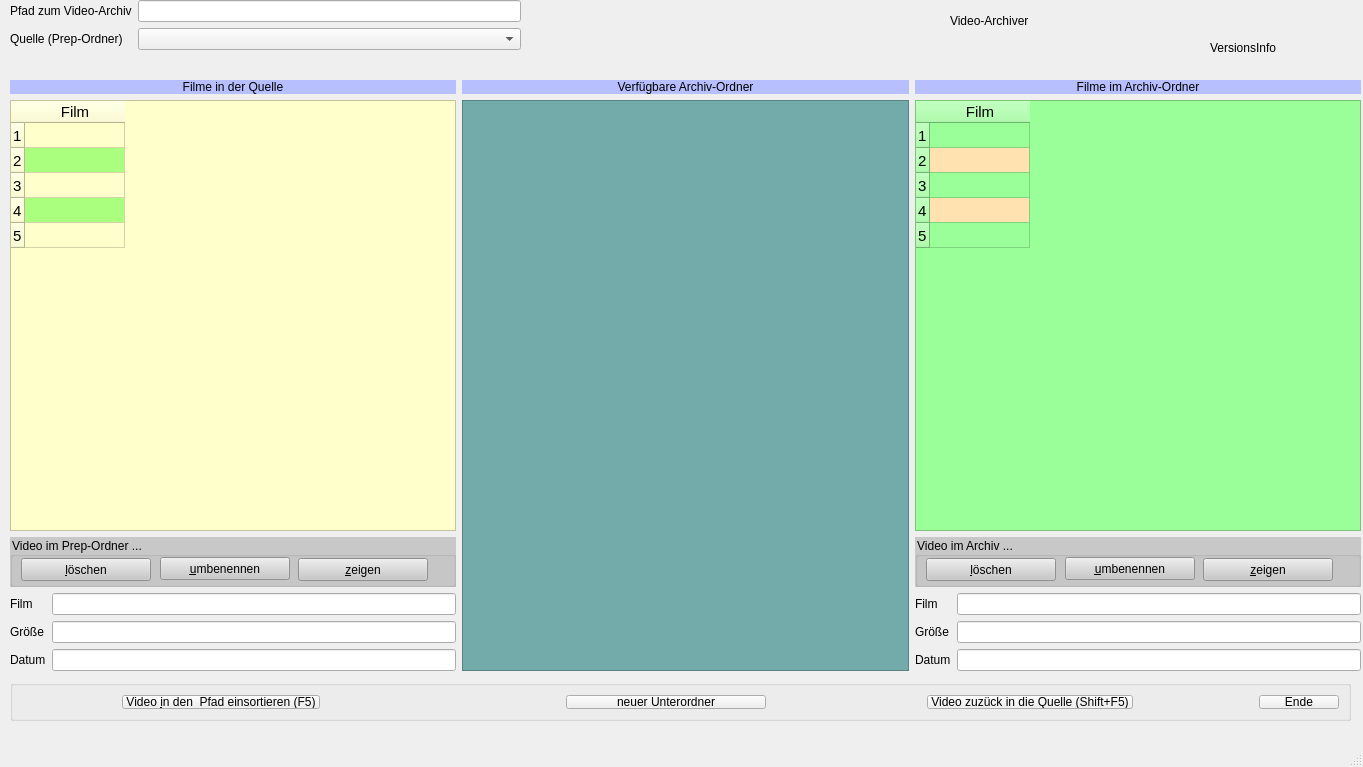
<?xml version="1.0" encoding="UTF-8"?>
<ui version="4.0">
 <class>MainWindow</class>
 <widget class="QMainWindow" name="MainWindow">
  <property name="geometry">
   <rect>
    <x>0</x>
    <y>0</y>
    <width>1363</width>
    <height>767</height>
   </rect>
  </property>
  <property name="windowTitle">
   <string>VideoArchiver</string>
  </property>
  <property name="windowIcon">
   <iconset>
    <normaloff>VidArchiver.ico</normaloff>VidArchiver.ico</iconset>
  </property>
  <property name="styleSheet">
   <string notr="true"/>
  </property>
  <widget class="QWidget" name="centralwidget">
   <property name="styleSheet">
    <string notr="true">QLabel: {
	font: 75 10pt &quot;MS Shell Dlg 2&quot;;
	background-color: rgb(208, 199, 255);
};
</string>
   </property>
   <widget class="QWidget" name="formLayoutWidget">
    <property name="geometry">
     <rect>
      <x>10</x>
      <y>0</y>
      <width>511</width>
      <height>61</height>
     </rect>
    </property>
    <layout class="QFormLayout" name="formLayout_4">
     <item row="0" column="0">
      <widget class="QLabel" name="lbl_vidArchPfad">
       <property name="text">
        <string>Pfad zum Video-Archiv</string>
       </property>
      </widget>
     </item>
     <item row="0" column="1">
      <widget class="QLineEdit" name="le_vidArchPfad"/>
     </item>
     <item row="1" column="0">
      <widget class="QLabel" name="lbl_quelle">
       <property name="text">
        <string>Quelle (Prep-Ordner)</string>
       </property>
      </widget>
     </item>
     <item row="1" column="1">
      <widget class="QComboBox" name="cb_quelle"/>
     </item>
    </layout>
   </widget>
   <widget class="QWidget" name="horizontalLayoutWidget">
    <property name="geometry">
     <rect>
      <x>10</x>
      <y>80</y>
      <width>1351</width>
      <height>591</height>
     </rect>
    </property>
    <layout class="QHBoxLayout" name="horizontalLayout_2">
     <item>
      <layout class="QVBoxLayout" name="verticalLayout_2">
       <item>
        <widget class="QLabel" name="lbl_filmeQuelle">
         <property name="styleSheet">
          <string notr="true">font: 75 10pt &quot;MS Shell Dlg 2&quot;;
background-color: rgb(184, 191, 255);</string>
         </property>
         <property name="text">
          <string>Filme in der Quelle</string>
         </property>
         <property name="alignment">
          <set>Qt::AlignCenter</set>
         </property>
        </widget>
       </item>
       <item>
        <widget class="QTableWidget" name="tbl_film">
         <property name="minimumSize">
          <size>
           <width>300</width>
           <height>0</height>
          </size>
         </property>
         <property name="font">
          <font>
           <pointsize>11</pointsize>
          </font>
         </property>
         <property name="styleSheet">
          <string notr="true">background-color: rgb(255, 255, 203);
alternate-background-color: rgb(170, 255, 127);</string>
         </property>
         <property name="editTriggers">
          <set>QAbstractItemView::DoubleClicked</set>
         </property>
         <property name="alternatingRowColors">
          <bool>true</bool>
         </property>
         <property name="selectionMode">
          <enum>QAbstractItemView::ExtendedSelection</enum>
         </property>
         <property name="selectionBehavior">
          <enum>QAbstractItemView::SelectRows</enum>
         </property>
         <property name="rowCount">
          <number>5</number>
         </property>
         <attribute name="verticalHeaderDefaultSectionSize">
          <number>25</number>
         </attribute>
         <row/>
         <row/>
         <row/>
         <row/>
         <row/>
         <column>
          <property name="text">
           <string>Film</string>
          </property>
         </column>
        </widget>
       </item>
       <item>
        <widget class="QGroupBox" name="groupBox_4">
         <property name="minimumSize">
          <size>
           <width>0</width>
           <height>50</height>
          </size>
         </property>
         <property name="styleSheet">
          <string notr="true">background-color: rgb(200, 200, 200);</string>
         </property>
         <property name="title">
          <string>Video im Prep-Ordner ...</string>
         </property>
         <widget class="QPushButton" name="btn_delPrep">
          <property name="geometry">
           <rect>
            <x>11</x>
            <y>21</y>
            <width>130</width>
            <height>23</height>
           </rect>
          </property>
          <property name="minimumSize">
           <size>
            <width>130</width>
            <height>0</height>
           </size>
          </property>
          <property name="text">
           <string>&amp;löschen</string>
          </property>
         </widget>
         <widget class="QPushButton" name="btn_renamePrep">
          <property name="geometry">
           <rect>
            <x>150</x>
            <y>20</y>
            <width>130</width>
            <height>23</height>
           </rect>
          </property>
          <property name="text">
           <string>&amp;umbenennen</string>
          </property>
         </widget>
         <widget class="QPushButton" name="btn_showPrepVideo">
          <property name="geometry">
           <rect>
            <x>288</x>
            <y>21</y>
            <width>130</width>
            <height>23</height>
           </rect>
          </property>
          <property name="text">
           <string>&amp;zeigen</string>
          </property>
         </widget>
         <zorder>btn_delPrep</zorder>
         <zorder>btn_renamePrep</zorder>
         <zorder>btn_showPrepVideo</zorder>
         <zorder>tbl_film</zorder>
        </widget>
       </item>
       <item>
        <layout class="QFormLayout" name="formLayout_2">
         <item row="0" column="1">
          <widget class="QLineEdit" name="le_PrepFilm"/>
         </item>
         <item row="1" column="0">
          <widget class="QLabel" name="label_7">
           <property name="text">
            <string>Größe</string>
           </property>
          </widget>
         </item>
         <item row="1" column="1">
          <widget class="QLineEdit" name="le_PrepFilmGr"/>
         </item>
         <item row="2" column="0">
          <widget class="QLabel" name="label_8">
           <property name="text">
            <string>Datum</string>
           </property>
          </widget>
         </item>
         <item row="2" column="1">
          <widget class="QLineEdit" name="le_PrepFilmDat"/>
         </item>
         <item row="0" column="0">
          <widget class="QLabel" name="label_6">
           <property name="text">
            <string>Film</string>
           </property>
          </widget>
         </item>
        </layout>
       </item>
      </layout>
     </item>
     <item>
      <layout class="QVBoxLayout" name="verticalLayout_3">
       <item>
        <widget class="QLabel" name="lbl_filmOrdner">
         <property name="styleSheet">
          <string notr="true">font: 75 10pt &quot;MS Shell Dlg 2&quot;;
background-color: rgb(184, 191, 255);</string>
         </property>
         <property name="text">
          <string>Verfügbare Archiv-Ordner</string>
         </property>
         <property name="alignment">
          <set>Qt::AlignCenter</set>
         </property>
        </widget>
       </item>
       <item>
        <widget class="QListWidget" name="lst_vidPfad">
         <property name="font">
          <font>
           <pointsize>11</pointsize>
          </font>
         </property>
         <property name="styleSheet">
          <string notr="true">background-color: rgb(115, 170, 170);</string>
         </property>
        </widget>
       </item>
      </layout>
     </item>
     <item>
      <layout class="QVBoxLayout" name="verticalLayout_9">
       <item alignment="Qt::AlignTop">
        <widget class="QLabel" name="label">
         <property name="styleSheet">
          <string notr="true">font: 75 10pt &quot;MS Shell Dlg 2&quot;;
background-color: rgb(184, 191, 255);
</string>
         </property>
         <property name="text">
          <string>Filme im Archiv-Ordner</string>
         </property>
         <property name="alignment">
          <set>Qt::AlignCenter</set>
         </property>
        </widget>
       </item>
       <item>
        <widget class="QTableWidget" name="tbl_vorhFilm">
         <property name="minimumSize">
          <size>
           <width>300</width>
           <height>0</height>
          </size>
         </property>
         <property name="font">
          <font>
           <pointsize>11</pointsize>
          </font>
         </property>
         <property name="styleSheet">
          <string notr="true">background-color: rgb(154, 255, 152);
alternate-background-color: rgb(255, 226, 176);</string>
         </property>
         <property name="editTriggers">
          <set>QAbstractItemView::DoubleClicked</set>
         </property>
         <property name="alternatingRowColors">
          <bool>true</bool>
         </property>
         <property name="selectionMode">
          <enum>QAbstractItemView::SingleSelection</enum>
         </property>
         <property name="selectionBehavior">
          <enum>QAbstractItemView::SelectRows</enum>
         </property>
         <property name="rowCount">
          <number>5</number>
         </property>
         <attribute name="verticalHeaderDefaultSectionSize">
          <number>25</number>
         </attribute>
         <row/>
         <row/>
         <row/>
         <row/>
         <row/>
         <column>
          <property name="text">
           <string>Film</string>
          </property>
         </column>
        </widget>
       </item>
       <item>
        <widget class="QGroupBox" name="groupBox_2">
         <property name="minimumSize">
          <size>
           <width>0</width>
           <height>50</height>
          </size>
         </property>
         <property name="styleSheet">
          <string notr="true">background-color: rgb(200, 200, 200);</string>
         </property>
         <property name="title">
          <string>Video im Archiv ...</string>
         </property>
         <widget class="QPushButton" name="btn_del">
          <property name="geometry">
           <rect>
            <x>11</x>
            <y>21</y>
            <width>130</width>
            <height>23</height>
           </rect>
          </property>
          <property name="minimumSize">
           <size>
            <width>130</width>
            <height>0</height>
           </size>
          </property>
          <property name="text">
           <string>&amp;löschen</string>
          </property>
         </widget>
         <widget class="QPushButton" name="btn_rename">
          <property name="geometry">
           <rect>
            <x>150</x>
            <y>20</y>
            <width>130</width>
            <height>23</height>
           </rect>
          </property>
          <property name="text">
           <string>&amp;umbenennen</string>
          </property>
         </widget>
         <widget class="QPushButton" name="btn_showArchVideo">
          <property name="geometry">
           <rect>
            <x>288</x>
            <y>21</y>
            <width>130</width>
            <height>23</height>
           </rect>
          </property>
          <property name="text">
           <string>&amp;zeigen</string>
          </property>
         </widget>
        </widget>
       </item>
       <item>
        <layout class="QFormLayout" name="formLayout">
         <item row="0" column="0">
          <widget class="QLabel" name="label_3">
           <property name="text">
            <string>Film</string>
           </property>
          </widget>
         </item>
         <item row="0" column="1">
          <widget class="QLineEdit" name="le_ArchivFilm"/>
         </item>
         <item row="1" column="0">
          <widget class="QLabel" name="label_4">
           <property name="text">
            <string>Größe</string>
           </property>
          </widget>
         </item>
         <item row="1" column="1">
          <widget class="QLineEdit" name="le_ArchivFilmGr"/>
         </item>
         <item row="2" column="0">
          <widget class="QLabel" name="label_5">
           <property name="text">
            <string>Datum</string>
           </property>
          </widget>
         </item>
         <item row="2" column="1">
          <widget class="QLineEdit" name="le_ArchivFilmDat"/>
         </item>
        </layout>
       </item>
      </layout>
     </item>
    </layout>
   </widget>
   <widget class="QGroupBox" name="horizontalGroupBox_2">
    <property name="geometry">
     <rect>
      <x>10</x>
      <y>680</y>
      <width>1341</width>
      <height>41</height>
     </rect>
    </property>
    <layout class="QHBoxLayout" name="horizontalLayout_3">
     <item>
      <spacer name="horizontalSpacer_2">
       <property name="orientation">
        <enum>Qt::Horizontal</enum>
       </property>
       <property name="sizeType">
        <enum>QSizePolicy::Preferred</enum>
       </property>
       <property name="sizeHint" stdset="0">
        <size>
         <width>100</width>
         <height>20</height>
        </size>
       </property>
      </spacer>
     </item>
     <item>
      <widget class="QPushButton" name="btn_linkVideo">
       <property name="sizePolicy">
        <sizepolicy hsizetype="Expanding" vsizetype="Fixed">
         <horstretch>0</horstretch>
         <verstretch>0</verstretch>
        </sizepolicy>
       </property>
       <property name="text">
        <string>Video &amp;in den  Pfad einsortieren (F5)</string>
       </property>
      </widget>
     </item>
     <item>
      <spacer name="horizontalSpacer">
       <property name="orientation">
        <enum>Qt::Horizontal</enum>
       </property>
       <property name="sizeType">
        <enum>QSizePolicy::Preferred</enum>
       </property>
       <property name="sizeHint" stdset="0">
        <size>
         <width>240</width>
         <height>20</height>
        </size>
       </property>
      </spacer>
     </item>
     <item>
      <widget class="QPushButton" name="btn_pfadNeu">
       <property name="sizePolicy">
        <sizepolicy hsizetype="Preferred" vsizetype="Fixed">
         <horstretch>0</horstretch>
         <verstretch>0</verstretch>
        </sizepolicy>
       </property>
       <property name="minimumSize">
        <size>
         <width>200</width>
         <height>0</height>
        </size>
       </property>
       <property name="text">
        <string>neuer Unterordner</string>
       </property>
      </widget>
     </item>
     <item>
      <spacer name="horizontalSpacer_4">
       <property name="orientation">
        <enum>Qt::Horizontal</enum>
       </property>
       <property name="sizeHint" stdset="0">
        <size>
         <width>60</width>
         <height>20</height>
        </size>
       </property>
      </spacer>
     </item>
     <item>
      <widget class="QPushButton" name="btn_unlinkVideo">
       <property name="sizePolicy">
        <sizepolicy hsizetype="Expanding" vsizetype="Fixed">
         <horstretch>0</horstretch>
         <verstretch>0</verstretch>
        </sizepolicy>
       </property>
       <property name="text">
        <string>Video zuzück in die Quelle (Shift+F5)</string>
       </property>
      </widget>
     </item>
     <item>
      <spacer name="horizontalSpacer_3">
       <property name="orientation">
        <enum>Qt::Horizontal</enum>
       </property>
       <property name="sizeType">
        <enum>QSizePolicy::Preferred</enum>
       </property>
       <property name="sizeHint" stdset="0">
        <size>
         <width>120</width>
         <height>20</height>
        </size>
       </property>
      </spacer>
     </item>
     <item>
      <widget class="QPushButton" name="btn_ende">
       <property name="text">
        <string>Ende</string>
       </property>
      </widget>
     </item>
    </layout>
   </widget>
   <widget class="QLabel" name="label_2">
    <property name="geometry">
     <rect>
      <x>950</x>
      <y>0</y>
      <width>261</width>
      <height>41</height>
     </rect>
    </property>
    <property name="styleSheet">
     <string notr="true">font: 87 24pt &quot;Arial Black&quot;;</string>
    </property>
    <property name="text">
     <string>Video-Archiver</string>
    </property>
   </widget>
   <widget class="QLabel" name="lbl_version">
    <property name="geometry">
     <rect>
      <x>1210</x>
      <y>40</y>
      <width>81</width>
      <height>16</height>
     </rect>
    </property>
    <property name="text">
     <string>VersionsInfo</string>
    </property>
   </widget>
  </widget>
  <widget class="QMenuBar" name="menubar">
   <property name="geometry">
    <rect>
     <x>0</x>
     <y>0</y>
     <width>1363</width>
     <height>21</height>
    </rect>
   </property>
  </widget>
  <widget class="QStatusBar" name="statusbar"/>
 </widget>
 <resources/>
 <connections>
  <connection>
   <sender>btn_ende</sender>
   <signal>clicked(bool)</signal>
   <receiver>MainWindow</receiver>
   <slot>close()</slot>
   <hints>
    <hint type="sourcelabel">
     <x>1311</x>
     <y>740</y>
    </hint>
    <hint type="destinationlabel">
     <x>681</x>
     <y>402</y>
    </hint>
   </hints>
  </connection>
 </connections>
</ui>
